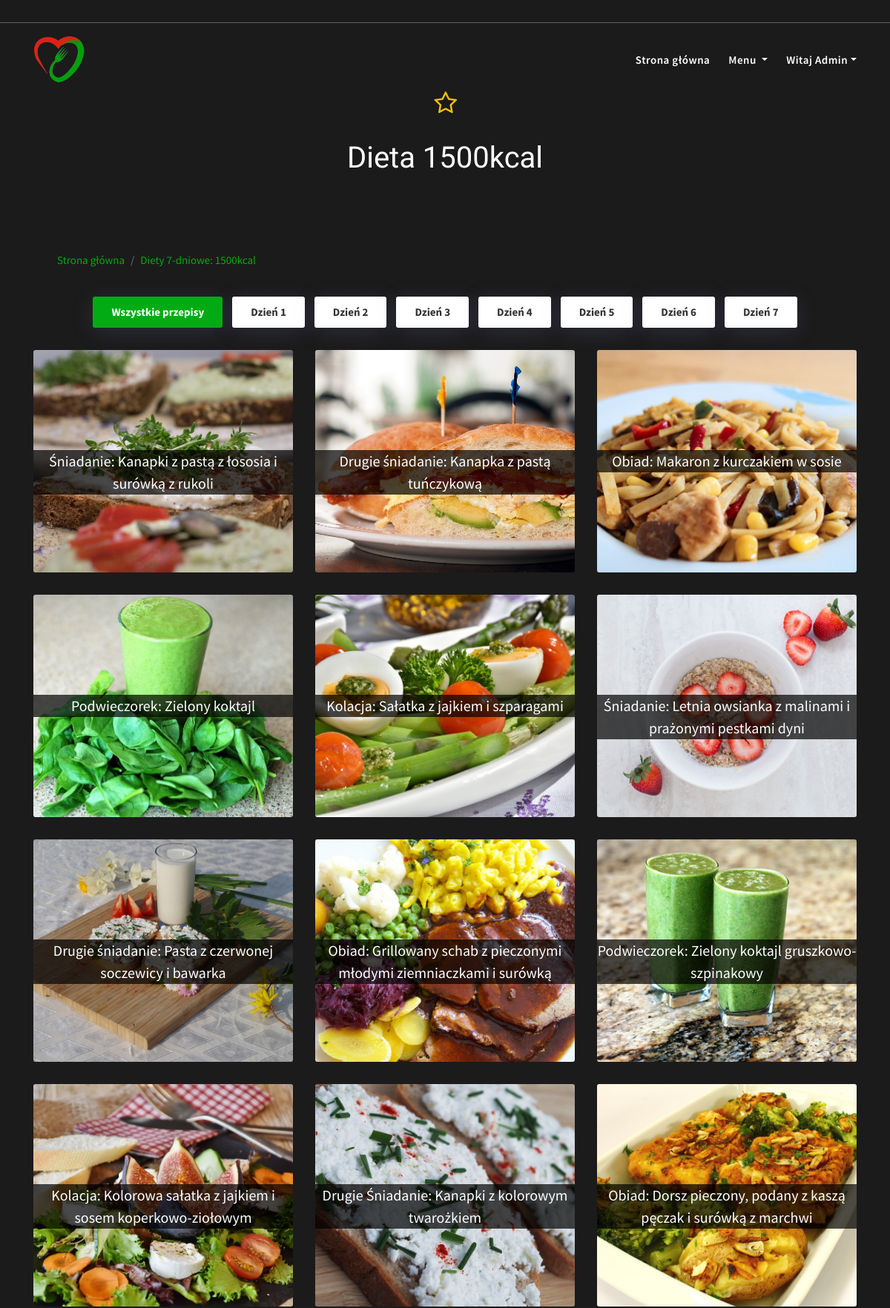
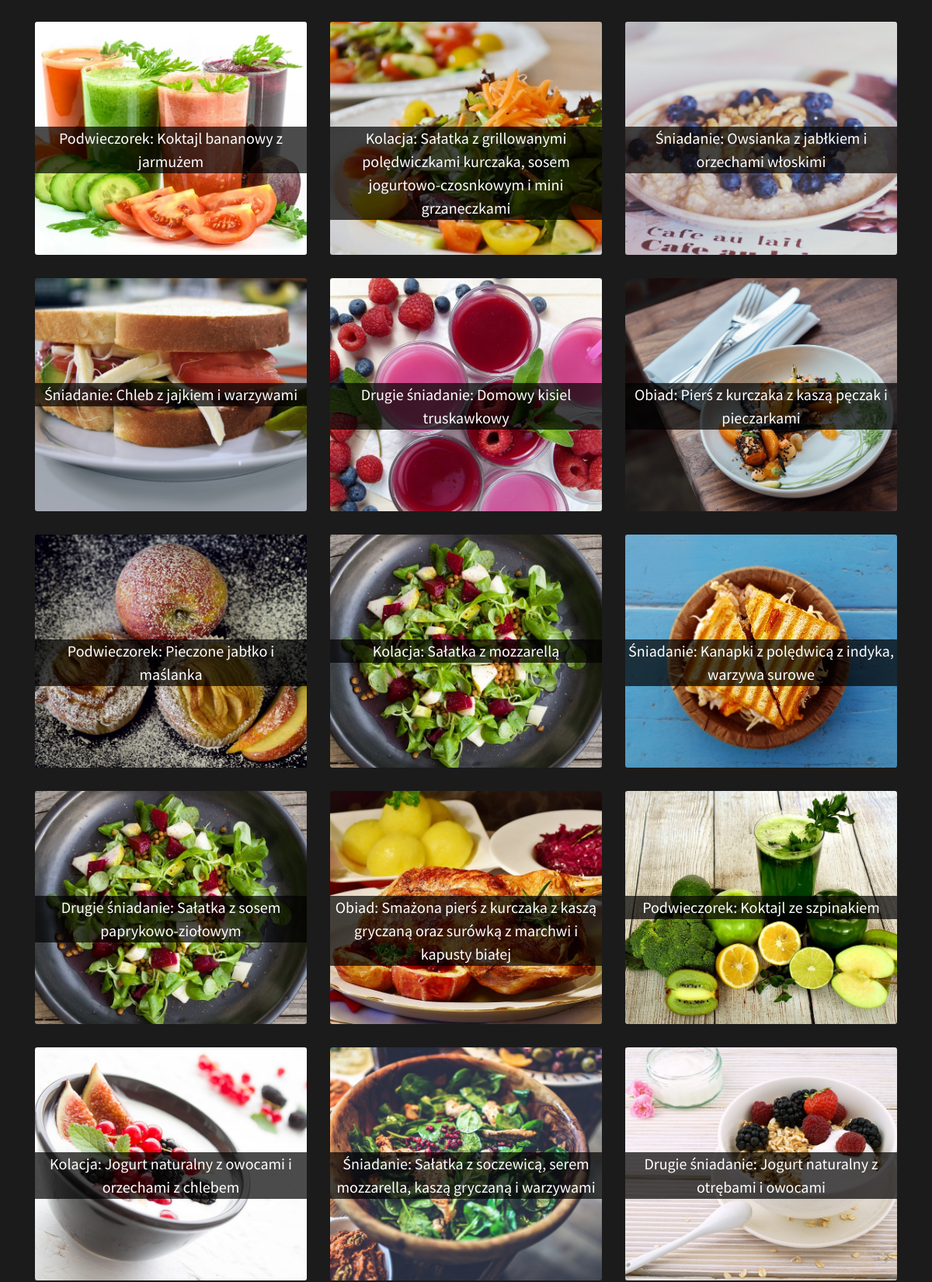
Page /2/dieta1500p5.php (signed in, upper part) on the committed database (2 pictures, top to bottom).
### tables this page shows
CREATE TABLE `uzytkownicy2` (
  `id` int(11) NOT NULL,
  `imie` varchar(80) NOT NULL,
  `email` varchar(80) NOT NULL,
  `login` varchar(30) NOT NULL,
  `haslo` varchar(80) NOT NULL,
  `rola` varchar(80) NOT NULL,
  `status` varchar(50) DEFAULT NULL,
  `wiek` varchar(3) DEFAULT NULL,
  `wzrost` varchar(3) DEFAULT NULL,
  `waga` varchar(3) DEFAULT NULL,
  `obwod_talii` varchar(3) DEFAULT NULL,
  `bmi` varchar(10) DEFAULT NULL,
  `tluszcz` varchar(10) DEFAULT NULL,
  `kalorie` varchar(10) DEFAULT NULL,
  `dieta` varchar(50) DEFAULT NULL,
  `link` varchar(500) NOT NULL,
  `cel` varchar(500) NOT NULL,
  `aktywnosc` varchar(500) NOT NULL
);

CREATE TABLE `dieta` (
  `id_diety` int(11) NOT NULL,
  `nazwa_diety` varchar(100) NOT NULL,
  `kalorycznosc` int(11) NOT NULL,
  `zdjecie` varchar(50) NOT NULL
);

CREATE TABLE `przepisy2` (
  `id` int(11) NOT NULL,
  `nazwa` varchar(500) NOT NULL,
  `obrazek` text DEFAULT NULL,
  `skladniki` varchar(500) DEFAULT NULL,
  `krok1` varchar(500) DEFAULT NULL,
  `krok2` varchar(500) DEFAULT NULL,
  `krok3` varchar(500) DEFAULT NULL,
  `krok4` varchar(500) DEFAULT NULL,
  `krok5` varchar(500) DEFAULT NULL,
  `krok6` varchar(500) DEFAULT NULL,
  `krok7` varchar(500) DEFAULT NULL,
  `krok8` varchar(500) DEFAULT NULL,
  `krok9` varchar(500) DEFAULT NULL,
  `krok10` varchar(500) DEFAULT NULL,
  `kategoria` varchar(50) DEFAULT NULL,
  `kategoria_ogolna` varchar(50) NOT NULL,
  `dzien` varchar(50) NOT NULL,
  `przepis_nr` int(11) NOT NULL,
  `energia` varchar(50) DEFAULT NULL,
  `tluszcz` varchar(11) DEFAULT NULL,
  `kwasyt` varchar(11) DEFAULT NULL,
  `weglowodany` varchar(11) DEFAULT NULL,
  `cukry` varchar(11) DEFAULT NULL,
  `blonnik` varchar(11) DEFAULT NULL,
  `bialko` varchar(11) DEFAULT NULL,
  `sol` varchar(11) DEFAULT NULL,
  `tluszczg` varchar(50) DEFAULT NULL,
  `kwasytg` varchar(11) DEFAULT NULL,
  `weglowodanyg` varchar(11) DEFAULT NULL,
  `blonnikg` varchar(11) DEFAULT NULL,
  `bialkog` varchar(11) DEFAULT NULL,
  `solg` varchar(11) DEFAULT NULL,
  `cukryg` varchar(11) DEFAULT NULL
);

### 2/dieta1500p5.php (the view, shortened to what this page needs)
<?php
include("db.php");
include("header.php");
include("menu.php");
$conn=mysqli_connect($servername,$username,$password,$dbname);
$sql ="SELECT * FROM dieta,przepisy2 WHERE  przepisy2.przepis_nr = dieta.id_diety AND przepisy2.kategoria_ogolna=dieta.kalorycznosc && przepis_nr='5'";
$result=mysqli_query($conn,$sql);
if(mysqli_num_rows($result)>0 )
{
    while($row=mysqli_fetch_assoc($result))
    {
        $id_diety=$row["id_diety"];
        $nazwa_diety = $row["nazwa_diety"];
}
}
        ?>
<section id="przepisy" class="gallery-area section-padding">
  <?php
  $sql ="SELECT * FROM ulubione_diety WHERE ulubione_diety.dieta_id=$id_diety AND ulubione_diety.login = '".$_SESSION["login"]."'";
  $result=mysqli_query($conn,$sql);
if(mysqli_num_rows($result) == 0) {?>
    <div class="click2">
    <span class="fa fa-star-o"></span>
    </div>
    <?php
}
?>
<br>
    <div class="container">
        <div class="row">
            <div class="col-lg-12 col-md-12">
                <div class="section-title">
                    <h1 style="font-family: 'Kaushan Script';"><?php echo $nazwa_diety?></h1>
                </div>
            </div> <nav class="navbar">
                <div class="container-fluid">
                    <nav aria-label="breadcrumb">
                        <ol class="breadcrumb" style="background-color: transparent!important;">
                            <li class="breadcrumb-item"><a href="index.php#gotowe">Strona główna</a></li>
                            <li class="breadcrumb-item"><a href="dieta1500.php">Diety 7-dniowe: 1500kcal</a></li>
                        </ol>
                    </nav>
                </div>
            </nav>
        </div>
        <div class="row">
            <div class="col-md-12">
                <div class="gallery-list">
                    <ul class="nav" id="gallery-flters">
                        <li class="filter filter-active" data-filter=".all">Wszystkie przepisy</li>
                        <li class="filter" data-filter=".1">Dzień 1</li>
                         <li class="filter" data-filter=".2">Dzień 2</li>
                         <li class="filter" data-filter=".3">Dzień 3</li>
                         <li class="filter" data-filter=".4">Dzień 4</li>
                         <li class="filter" data-filter=".5">Dzień 5</li>
                         <li class="filter" data-filter=".6">Dzień 6</li>
                         <li class="filter" data-filter=".7">Dzień 7</li>
                    </ul>
                </div>
            </div>
            <div class="gallery-container">
<?php
$sql ="SELECT * FROM dieta,przepisy2 WHERE  przepisy2.przepis_nr = dieta.id_diety AND przepisy2.kategoria_ogolna=dieta.kalorycznosc && przepis_nr='5' && dzien='1' ";
$result=mysqli_query($conn,$sql);
if(mysqli_num_rows($result)>0 )
{
    while($row=mysqli_fetch_assoc($result))
    {
        $nazwa = $row["nazwa"];
        $obrazek = $row["obrazek"];
        $id=$row["id"];
        ?>
               <div class="col-lg-4 col-md-6 gallery-grid-item all 1">
                <div class="gallery-item">
                        <div class="zdjecie" style="background-image: url(zdjecia_dodane/<?php echo $obrazek?>); a hr ">
                          <a href="wyswietlart.php?c=<?php echo $id?>"><h7 class="nazwa text-center"><?php echo $nazwa?></h7></a>
                    </div>
                </div>
      </div>
        <?php
    }
 ?>
      <?php
}
?>
<?php
$sql ="SELECT * FROM dieta,przepisy2 WHERE  przepisy2.przepis_nr = dieta.id_diety AND przepisy2.kategoria_ogolna=dieta.kalorycznosc && przepis_nr='5'  && dzien='2' ";
$result=mysqli_query($conn,$sql);
if(mysqli_num_rows($result)>0 )
{
    while($row=mysqli_fetch_assoc($result))
    {
        $nazwa = $row["nazwa"];
        $obrazek = $row["obrazek"];
        $id=$row["id"];
        ?>
               <div class="col-lg-4 col-md-6 gallery-grid-item all 2">
                 <div class="gallery-item">
                        <div class="zdjecie" style="background-image: url(zdjecia_dodane/<?php echo $obrazek?>); a hr ">
                          <a href="wyswietlart.php?c=<?php echo $id?>"><h7 class="nazwa text-center"><?php echo $nazwa?></h7></a>
                    </div>
                </div>
      </div>
        <?php
    }
 ?>
      <?php
}
?>
<?php
$sql ="SELECT * FROM dieta,przepisy2 WHERE  przepisy2.przepis_nr = dieta.id_diety AND przepisy2.kategoria_ogolna=dieta.kalorycznosc&& przepis_nr='5' && dzien='3' ";
$result=mysqli_query($conn,$sql);
if(mysqli_num_rows($result)>0 )
{
    while($row=mysqli_fetch_assoc($result))
    {
        $nazwa = $row["nazwa"];
        $obrazek = $row["obrazek"];
        $id=$row["id"];
        ?>
               <div class="col-lg-4 col-md-6 gallery-grid-item all 3">
                 <div class="gallery-item">
                        <div class="zdjecie" style="background-image: url(zdjecia_dodane/<?php echo $obrazek?>); a hr ">
                          <a href="wyswietlart.php?c=<?php echo $id?>"><h7 class="nazwa text-center"><?php echo $nazwa?></h7></a>
                    </div>
                </div>
      </div>
        <?php
    }
 ?>
      <?php
}
?>
<?php
$sql ="SELECT * FROM dieta,przepisy2 WHERE  przepisy2.przepis_nr = dieta.id_diety AND przepisy2.kategoria_ogolna=dieta.kalorycznosc && przepis_nr='5' && dzien='4' ";
$result=mysqli_query($conn,$sql);
if(mysqli_num_rows($result)>0 )
{
    while($row=mysqli_fetch_assoc($result))
    {
        $nazwa = $row["nazwa"];
        $obrazek = $row["obrazek"];
        $id=$row["id"];
        ?>
               <div class="col-lg-4 col-md-6 gallery-grid-item all 4">
                 <div class="gallery-item">
                        <div class="zdjecie" style="background-image: url(zdjecia_dodane/<?php echo $obrazek?>); a hr ">
                          <a href="wyswietlart.php?c=<?php echo $id?>"><h7 class="nazwa text-center"><?php echo $nazwa?></h7></a>
                    </div>
                </div>
      </div>
        <?php
    }
 ?>
      <?php
}
?>
<?php
$sql ="SELECT * FROM dieta,przepisy2 WHERE  przepisy2.przepis_nr = dieta.id_diety AND przepisy2.kategoria_ogolna=dieta.kalorycznosc && przepis_nr='5' && dzien='5' ";
$result=mysqli_query($conn,$sql);
if(mysqli_num_rows($result)>0 )
{
    while($row=mysqli_fetch_assoc($result))
    {
        $nazwa = $row["nazwa"];
        $obrazek = $row["obrazek"];
        $id=$row["id"];
        ?>
               <div class="col-lg-4 col-md-6 gallery-grid-item all 5">
                 <div class="gallery-item">
                        <div class="zdjecie" style="background-image: url(zdjecia_dodane/<?php echo $obrazek?>); a hr ">
                          <a href="wyswietlart.php?c=<?php echo $id?>"><h7 class="nazwa text-center"><?php echo $nazwa?></h7></a>
                    </div>
                </div>
      </div>
        <?php
    }
 ?>
      <?php
}
?>
<?php
$sql ="SELECT * FROM dieta,przepisy2 WHERE  przepisy2.przepis_nr = dieta.id_diety AND przepisy2.kategoria_ogolna=dieta.kalorycznosc && przepis_nr='5' && dzien='6' ";
$result=mysqli_query($conn,$sql);
if(mysqli_num_rows($result)>0 )
{
    while($row=mysqli_fetch_assoc($result))
    {
        $nazwa = $row["nazwa"];
        $obrazek = $row["obrazek"];
        $id=$row["id"];
        ?>
               <div class="col-lg-4 col-md-6 gallery-grid-item all 6">
                 <div class="gallery-item">
                        <div class="zdjecie" style="background-image: url(zdjecia_dodane/<?php echo $obrazek?>); a hr ">
                          <a href="wyswietlart.php?c=<?php echo $id?>"><h7 class="nazwa text-center"><?php echo $nazwa?></h7></a>
                    </div>
                </div>
      </div>
        <?php
    }
 ?>
      <?php
}
?>
</section>
<?php
include("footer.php");
?>

### 2/menuadmin.php (shortened to what this page needs)
<header class="header-navber-area">
    <div class="nav-top-bar">
    </div>
    <nav class="navbar navbar-b navbar-trans navbar-expand-lg" id="mainNav">
        <div class="container">
            <a class="navbar-brand js-scroll" href="index.php">
                <img src="assets/logo/logo3.png" class="white-logo" alt="logo" style="width: 70px; height: 65px">
            </a>
            <div class="navbar-collapse collapse justify-content-end" id="navbarDefault">
                <ul class="navbar-nav">
                    <li class="nav-item"><a class="nav-link js-scroll active" href="index.php">Strona główna</a></li>
                    <li class="nav-item dropdown">
                        <a class="nav-link dropdown-toggle" href="#" id="navbarDropdown" role="button" data-toggle="dropdown" aria-haspopup="true" aria-expanded="false">
                            Menu
                        </a>
                    </li>
                    <li class="nav-item dropdown">
                            <a class="nav-link dropdown-toggle" href="#" id="navbarDropdown" role="button" data-toggle="dropdown" aria-haspopup="true" aria-expanded="false">Witaj <?php echo $imie; ?></a>
                        </li>
                </ul>
            </div>
        </div>
    </nav>
</header>

### 2/css/style.css (style rules this page uses)
body { font-family: Arial; color: #212121; Font-size: 0.95em; background-color: #f0f0f0; }

### 2/css/dark-style.css (style rules this page uses)
body { background: #1b1b1b; color: #fff; font-family: 'Source Sans Pro', sans-serif; font-size: 15px; font-weight: normal; line-height: 26px; overflow-x: hidden; margin: 0 auto; padding: 0; -moz-box-sizing: border-box; -ms-box-sizing: border-box; -o-box-sizing: border-box; -webkit-box-sizing: border-box; box-sizing: border-box; }
h1, h2, h3, h4, h5, h6 { margin: 0; font-family: 'Source Sans Pro', sans-serif; font-weight: normal; color: #fff; line-height: 1.5; }
h7 { margin: 0; font-family: 'Source Sans Pro', sans-serif; font-weight: normal; color: #fff; line-height: 1.5; font-size: 20px; }
a { color: #02ab13; text-decoration: none !important; -moz-transition: all 0.5s ease-in-out 0s; -ms-transition: all 0.5s ease-in-out 0s; -o-transition: all 0.5s ease-in-out 0s; -webkit-transition: all 0.5s ease-in-out 0s; transition: all 0.5s ease-in-out 0s; }
img { max-width: 100%; }
dl, ol, ul { padding: 0; margin: 0; list-style: none; }
.section-padding { padding: 100px 0; }
.section-title { text-align: center; margin-bottom: 75px; }
.header-navber-area { position: absolute; top: 0; left: 0; width: 100%; height: auto; z-index: 999; background: transparent; }
.header-navber-area .nav-top-bar { background: transparent; border-bottom: 1px solid rgba(255, 255, 255, 0.3); padding-top: 15px; padding-bottom: 15px; }
.navbar-b { transition: all .5s ease-in-out; background-color: transparent; padding-top: 12px; padding-bottom: 12px; }
.navbar-b.navbar-trans .nav-item, .navbar-b.navbar-reduce .nav-item { position: relative; padding-right: 0px; padding-left: 10px; }
.navbar-b.navbar-trans .nav-link, .navbar-b.navbar-reduce .nav-link { color: #fff; font-weight: 600; font-size: 15px; letter-spacing: 0.5px; padding-right: 0; padding-left: 15px; font-family: 'Source Sans Pro', sans-serif; }
.navbar-b.navbar-trans .show > .nav-link, .navbar-b.navbar-trans .active > .nav-link, .navbar-b.navbar-trans .nav-link.show, .navbar-b.navbar-trans .nav-link.active { color: #fff; }
.navbar-b .navbar-brand { color: #fff; font-size: 1.6rem; font-weight: 700; }
.gallery-area { position: relative; }
.gallery-area .gallery-list { text-align: center; }
.gallery-area .gallery-list .nav { display: inline-block; margin: 0; position: relative; }
.gallery-area .gallery-list .nav li { display: inline-block; font-size: 15px; font-weight: 700; margin: 0 5px; padding: 8px 25px; color: #333; background-color: #fff; cursor: pointer; border-radius: 3px; -webkit-box-shadow: 0px 5px 30px 0px rgba(148, 146, 245, 0.15); box-shadow: 0px 5px 30px 0px rgba(148, 146, 245, 0.15); transition: all 0.4s ease 0s; -moz-transition: all 0.5s ease-in-out 0s; -ms-transition: all 0.5s ease-in-out 0s; -o-transition: all 0.5s ease-in-out 0s; -webkit-transition: all 0.5s ease-in-out 0s; transition: all 0.5s ease-in-out 0s; }
.gallery-area .gallery-list .nav li:hover, .gallery-area .gallery-list .nav li.filter-active { color: #fff; background-color: #02ab13; -moz-transition: all 0.5s ease-in-out 0s; -ms-transition: all 0.5s ease-in-out 0s; -o-transition: all 0.5s ease-in-out 0s; -webkit-transition: all 0.5s ease-in-out 0s; transition: all 0.5s ease-in-out 0s; }
.gallery-area .gallery-container { display: inline-block; width: 100%; }
.gallery-area .gallery-grid-item { overflow: hidden; }
.gallery-item { position: relative; display: block; overflow: hidden; border-radius: 3px; margin-top: 30px; }
ul { list-style-type: none; }
.click2 { font-size: 33px; color:#ffc107; width: 37px; height: 37px; margin: 0 auto; margin-top: 20px; position: relative; cursor: pointer; }
.click2 span { margin-left: 4px; margin-top: 3px; z-index: 999; position: absolute; }
* { transition: all .32s ease; }
.zdjecie { background-size: cover; height: 250px; background-position: center; background-repeat: no-repeat; height: 300px!important; }
.nazwa { position: absolute; top: 45%; left: 0; width: 100%; background-color: rgba(0, 0, 0, 0.7); }

### rows in the picture
uzytkownicy2: imie "Admin"
dieta: nazwa_diety "Dieta 1500kcal", przepisy2.obrazek (picture), przepisy2.nazwa "Śniadanie: Kanapki z pastą z łososia i surówką z rukoli", przepisy2.nazwa "Drugie śniadanie: Kanapka z pastą tuńczykową", przepisy2.nazwa "Obiad: Makaron z kurczakiem w sosie", przepisy2.nazwa "Podwieczorek: Zielony koktajl", przepisy2.nazwa "Kolacja: Sałatka z jajkiem i szparagami", przepisy2.nazwa "Śniadanie: Letnia owsianka z malinami i prażonymi pestkami dyni", przepisy2.nazwa "Drugie śniadanie: Pasta z czerwonej soczewicy i bawarka", przepisy2.nazwa "Obiad: Grillowany schab z pieczonymi młodymi ziemniaczkami i surówką", przepisy2.nazwa "Podwieczorek: Zielony koktajl gruszkowo-szpinakowy", przepisy2.nazwa "Kolacja: Kolorowa sałatka z jajkiem i sosem koperkowo-ziołowym", przepisy2.nazwa "Drugie Śniadanie: Kanapki z kolorowym twarożkiem", przepisy2.nazwa "Obiad: Dorsz pieczony, podany z kaszą pęczak i surówką z marchwi", przepisy2.nazwa "Podwieczorek: Koktajl bananowy z jarmużem", przepisy2.nazwa "Kolacja: Sałatka z grillowanymi polędwiczkami kurczaka, sosem jogurtowo-czosnkowym i mini grzaneczkami", przepisy2.nazwa "Śniadanie: Owsianka z jabłkiem i orzechami włoskimi", przepisy2.nazwa "Śniadanie: Chleb z jajkiem i warzywami", przepisy2.nazwa "Drugie śniadanie: Domowy kisiel truskawkowy", przepisy2.nazwa "Obiad: Pierś z kurczaka z kaszą pęczak i pieczarkami", przepisy2.nazwa "Podwieczorek: Pieczone jabłko i maślanka", przepisy2.nazwa "Kolacja: Sałatka z mozzarellą", przepisy2.nazwa "Śniadanie: Kanapki z polędwicą z indyka, warzywa surowe", przepisy2.nazwa "Drugie śniadanie: Sałatka z sosem paprykowo-ziołowym", przepisy2.nazwa "Obiad: Smażona pierś z kurczaka z kaszą gryczaną oraz surówką z marchwi i kapusty białej", przepisy2.nazwa "Podwieczorek: Koktajl ze szpinakiem", przepisy2.nazwa "Kolacja: Jogurt naturalny z owocami i orzechami z chlebem", przepisy2.nazwa "Śniadanie: Sałatka z soczewicą, serem mozzarella, kaszą gryczaną i warzywami", przepisy2.nazwa "Drugie śniadanie: Jogurt naturalny z otrębami i owocami"
